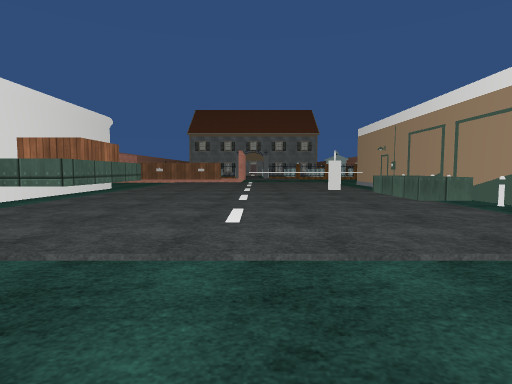
[1] (above)

21 first-person views from a walk through a 3-D level made in the Unity game engine. The camera is 1.2 m above the floor, tilts 4° down and sees 80° across. The floor is counted in squares, 2 m on a side. Each view is taken from the middle of a square. On the plan, view 1 faces up. The plan holds only what a view shows up to about 9 squares ahead; the rest is blank. The place goes on beyond the plan. Surface patterns are stand-ins for the level's own textures.

[2]
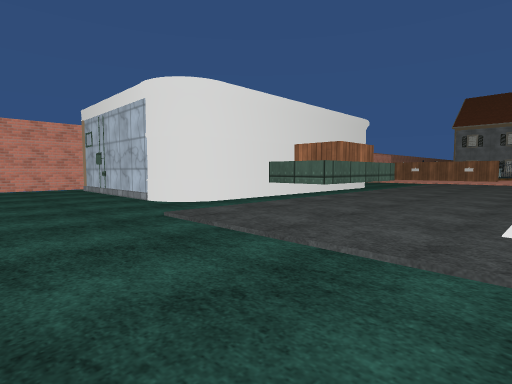

[3]
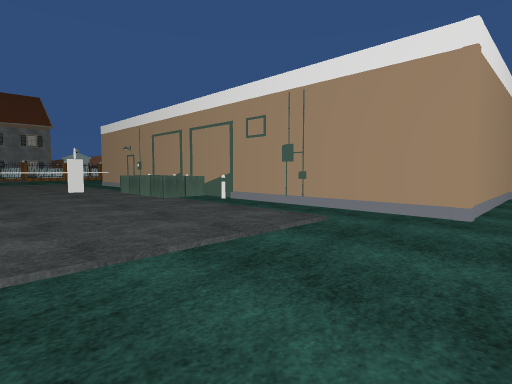

[4]
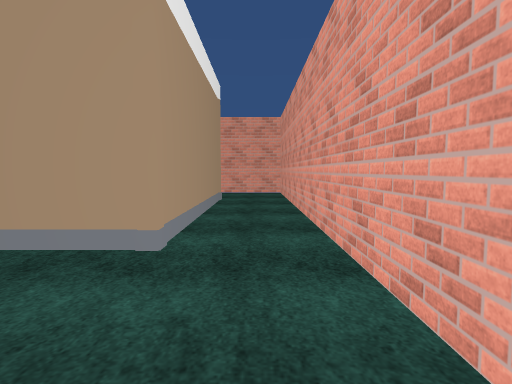

[5]
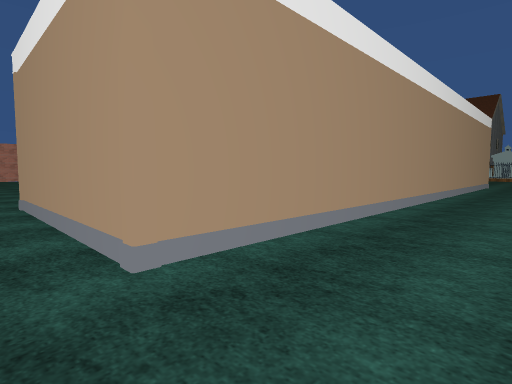

[6]
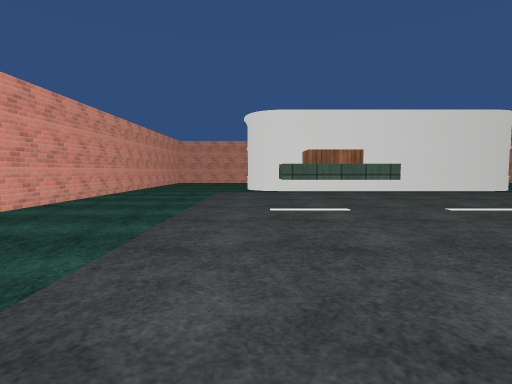

[7]
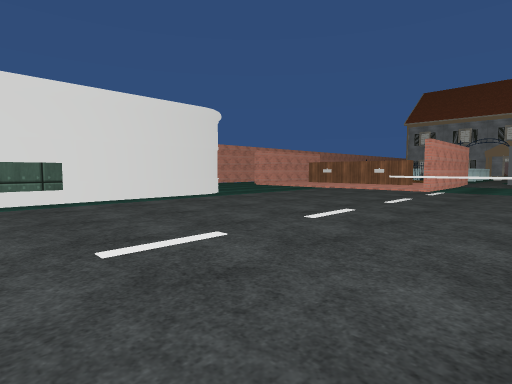

[8]
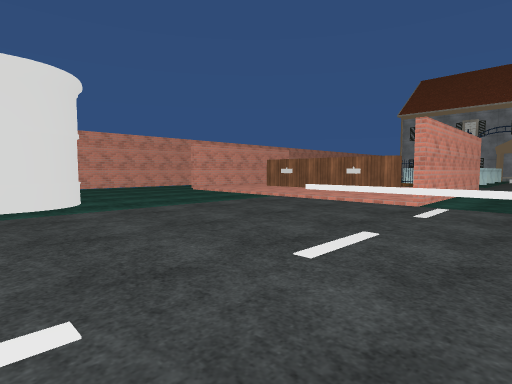

[9]
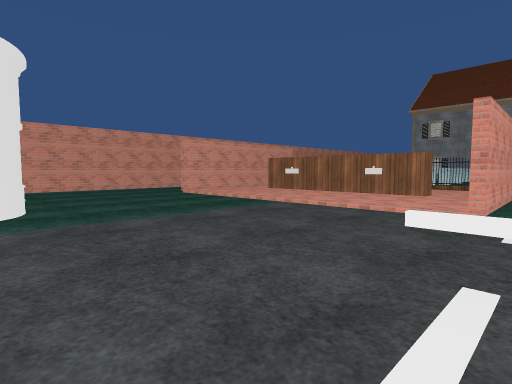

[10]
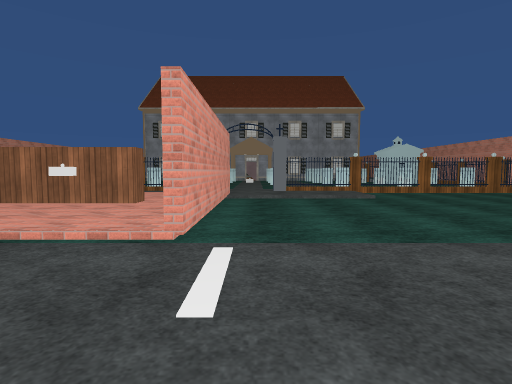

[11]
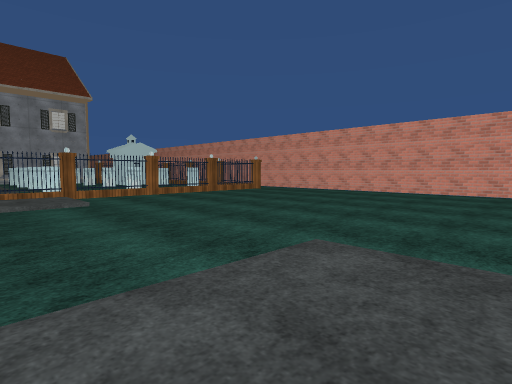

[12]
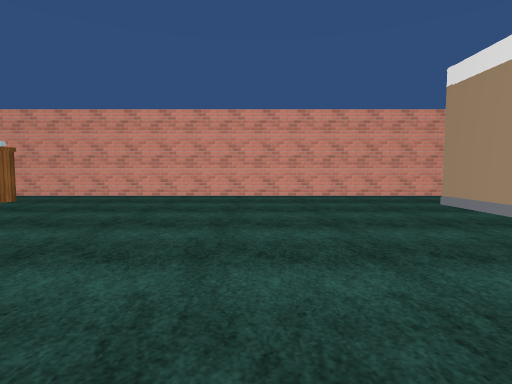

[13]
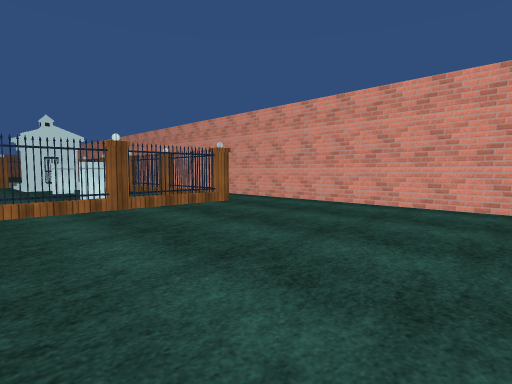

[14]
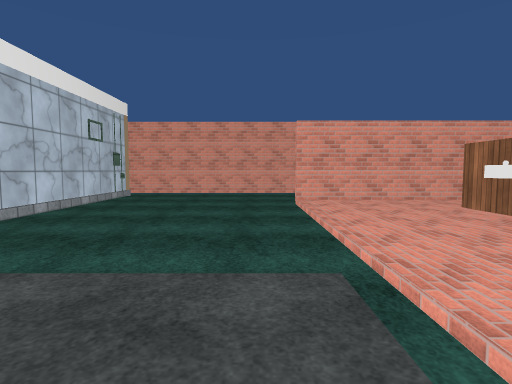

[15]
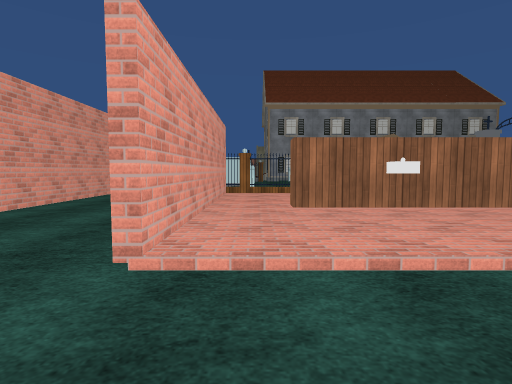

[16]
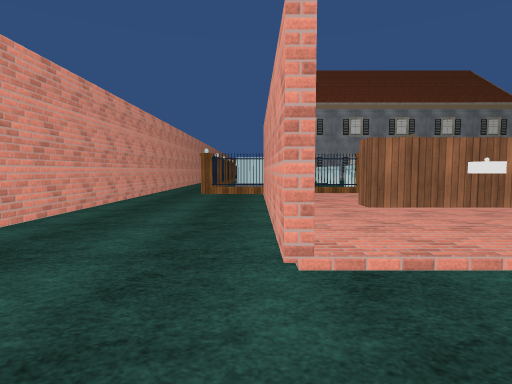

[17]
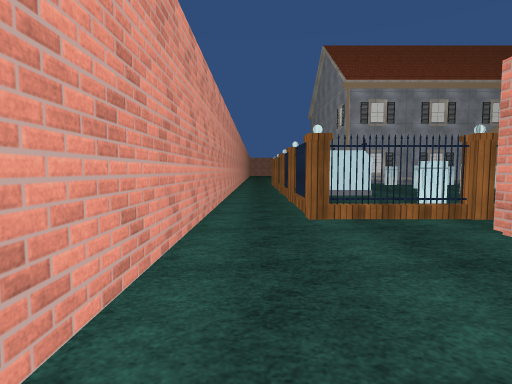

[18]
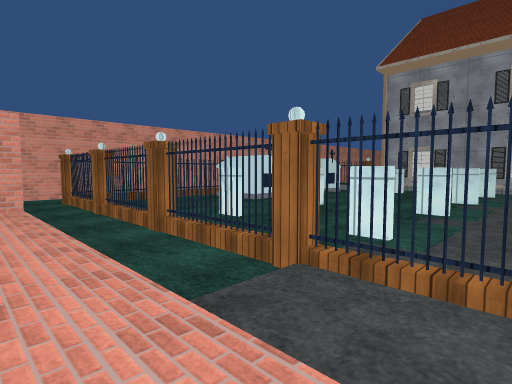

[19]
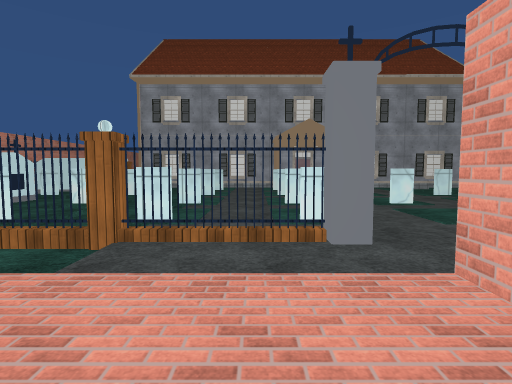

[20]
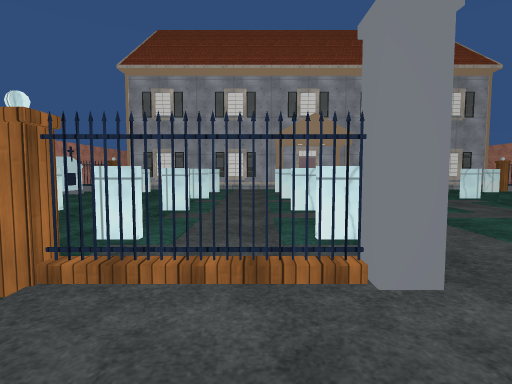

[21]
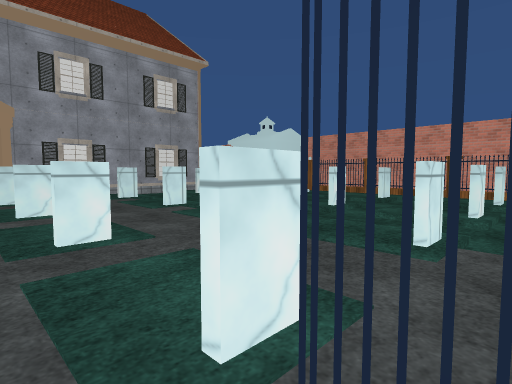

### Floor plan
Key: @ floor where view 1 was taken; # wall or solid block; x gap in a wall; . main floor; : floor 0.25 m higher than the main floor; / step, stairs or slope; = window, fence, low wall or low ledge; ^ raised ledge; O other object.
Columns run from 11 left of view 1 to 11 right of it. Each row starts with its distance up from view 1.
 28         /:O O :/  O
 27     /// ::: ::// .O
 26 #.  :/://::::::/ ..
 25 #.OO.///::::::/  // O
 24 #.O../://::::::/:/: O #
 23 #.O/////:::::://///.O #
 22 #.O/:/://::::::/:/:.O.#
 21 #.OOOOOOOOO:OOOOOOOOO.#
 20 #.......::::::........#
 19 #..#::::::#///........#
 18 #..#::   :#...........#
 17 #..#:###Ox#...........#
 16 #..#::::::#...........#
 15 #..#::::::#...........#
 14 #.....................#
 13 #.....................#
 12 #............      O..#
 11 #..........=##     O.
 10 # #####.......     O.
  9       #......#.O   O.
  8       #........    O.
  7       #.......^O   O.
  6       #.^.....^O   O.
  5       #.#......O   O..
  4       #.#.......   O..
  3   #####.........   O..
  2 #...............   O..
  1 #...............OOOO..#
  0       .....@..........#
 -1       ######  #########

Positions as (right, up) in squares from view 1, and headings:
1: (0, 0), facing up
2: (0, 0), facing up-left
3: (0, 0), facing up-right
4: (2, 0), facing right
5: (10, 0), facing up-left
6: (4, 3), facing left
7: (2, 5), facing up-left
8: (1, 9), facing up-left
9: (0, 10), facing up-left
10: (0, 12), facing up
11: (1, 13), facing up-right
12: (3, 16), facing right
13: (5, 16), facing up-right
14: (-2, 14), facing left
15: (-7, 13), facing up
16: (-8, 13), facing up
17: (-10, 17), facing up
18: (-2, 19), facing up-left
19: (-2, 18), facing up
20: (-2, 19), facing up
21: (0, 21), facing up-right
